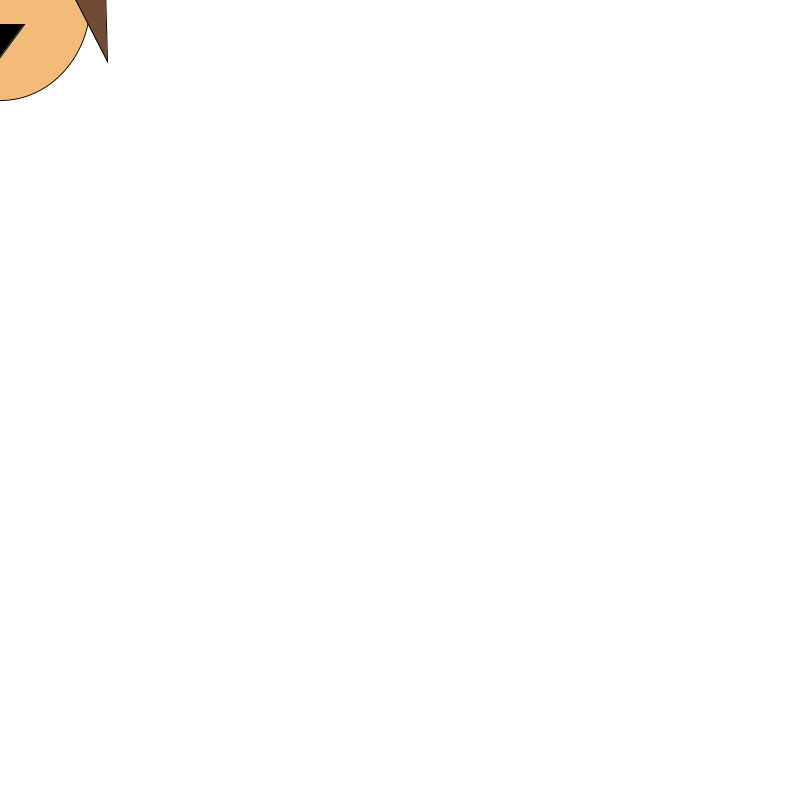
Frame 1 (no input)
Frame 60 (the mouse pressed at the canvas centre just before this capture): identical to frame 1, image omitted
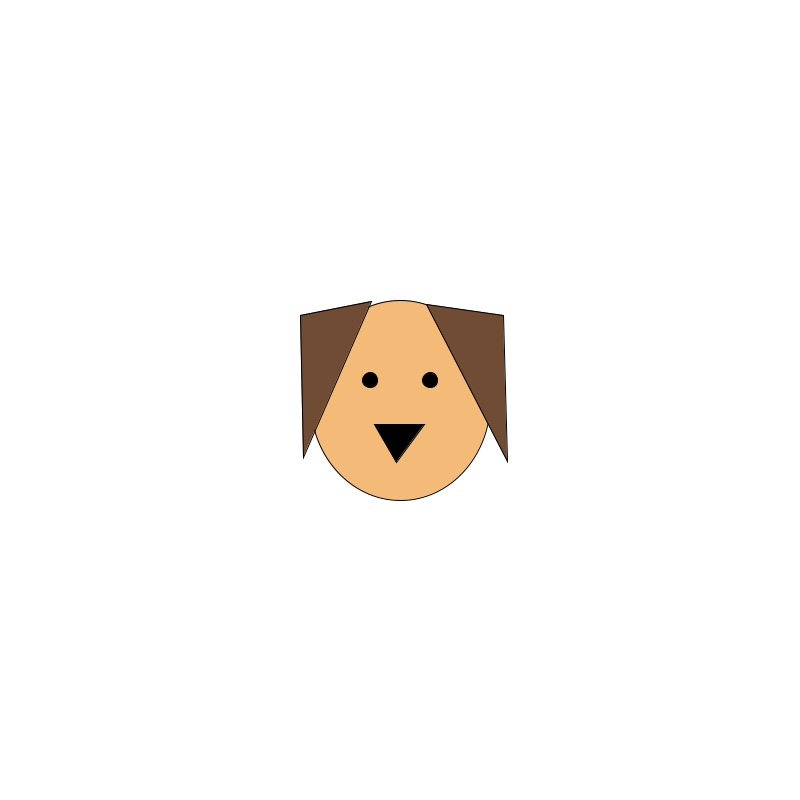
Frame 120 (the mouse held since frame 60 and released just before this capture)

The Processing sketch that drew these frames (run headless with seeded random() and noise(); from frame 60 on, the mouse is pressed at the canvas centre):

// Processing sketch: Lab1_cs171
// ── Lab1_cs171.pde
/*Lab1
CS171
Jessica Krapfl*/

//Part 1 print hello world

//println("Hello World");


//part 2 adding graphics

//size(400,400);
//fill(150,90,0); //part 3 adding color (it matters where this goes)
//rect(160,160,80,80);

//part 4 drawing primitives
//fill(255, 0,255);

//triangle(100,300,300,300,200,100); //triangle

//rect(120,120,160,160); //rectangle

//quad(120,270,340,280,320,80,90,140); //quadrilateral

//ellipse(200,200,200,100); //ellipse

//arc(200,200,200,100,PI/2,TWO_PI); //arc

//strokeWeight(10); //width of a line
//stroke(128,0,255); //color of a line
//line(100, 100, 300, 300); //location of the line

//strokeWeight(20); // Width of a point
//stroke(0,0,0);    // Color of a point
//point(200, 200); //location of the point

//textSize(64); //text size
//fill(255,0,255); //color of the text
//text("Text", 120, 200); //the text and the location of the text


//part 5 Animation

/*void setup()
{
  size(400,400); //create window
}

void draw()
{
  background(255,255,255); //clear the screen
  fill(255,0,0); //red
  //rect(frameCount,180,40,40); //draw rectangle
  //rect(frameCount%360,180,40,40); //draw rectangle and brings it back 
  rect(180,360-frameCount%360,40,40); //draw and going up the screen and brings it back
}*/


//part 6 Mouse input
 /*void setup()
 {
   size(400,400); //create window
 }

void draw()
{
  background(255,255,255); //clear the screen
  fill(255,0,0); //red
  rect(mouseX-10,mouseY-10,20,20); //draw rectangle using mouse input
}*/

//part 7 random numbers

/*void setup()
{
  size(400,400); //create window
}

void draw()
{
  fill(random(255),random(255),random(255)); //random color
  rect(random(400),random(400),20,20);
}*/

//part 8

void setup()
{
  size(800,800); //create window
}

void draw()
{
  background(255,255,255); //clear background
  
  fill(243,187,119); //color of the dogs face
  //ellipse(200,200,180,200); //circle for the dogs face (stationary)
  ellipse(mouseX,mouseY,180,200); //circle for the dogs face (moving)
  
  fill(112,76,53);//color of the dogs ear
  //triangle(103,257,171,101,100,115); //left ear (stationary)
  triangle(mouseX-97,mouseY+57,mouseX-29,mouseY-99,mouseX-100,mouseY-85);//left ear (moving)
  
  fill(112,76,53);//color of the dogs ear
  //triangle(307,261,226,104,303,115); //right ear(stationary)
  triangle(mouseX+107,mouseY+61,mouseX+26,mouseY-96,mouseX+103,mouseY-85);//right ear (moving)
  
  fill(0,0,0); //color of the nose
  //triangle(196,262,174,224,224,224); //nose (stationary)
  triangle(mouseX-4,mouseY+62,mouseX-26,mouseY+24,mouseX+24,mouseY+24);//nose (moving)
  
  fill(0,0,0); //color of the left eye
  //ellipse(170,180,15,15); //left eye (stationary)
  ellipse(mouseX-30,mouseY-20,15,15);//left eye (moving)
  
  fill(0,0,0); //color of the right eye
  //ellipse(230,180,15,15); //right eye (stationary)
  ellipse(mouseX+30,mouseY-20,15,15);//right eye (moving)
}
